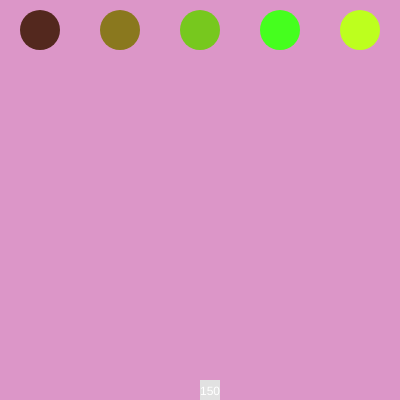
Frame 1 (no input)
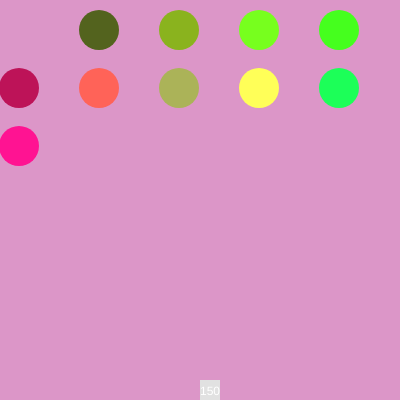
Frame 60 (no input)
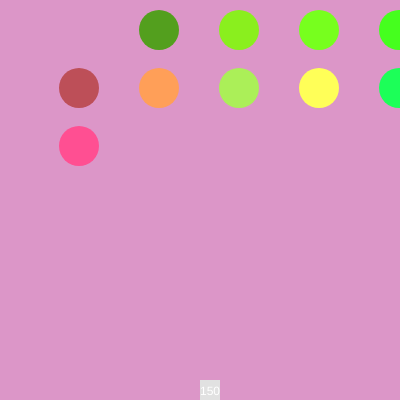
Frame 120 (the mouse pressed at the canvas centre since frame 60)

The p5.js sketch that drew these frames (run headless with seeded random() and noise() and a simulated clock; from frame 60 on, the mouse is pressed at the canvas centre):

// p5.js sketch
// ── sketch.js
// varibles
let ship;
let gun = [];
let flowers = [];
this.ammo = 150;
//let m = millis();
function setup() {
  
  createCanvas(400, 400);
  //creates the players onto the canvas
  ship = new Ship();
  //gun = new bullets(10, 10);
  //draws every flower seperatly
  for (let i = 0; i < 10; i++){
    flowers[i] = new Flower(random(width) && i * 80+ 40, 30, random(height));
  }
  
}

function draw() {
  background(220, 150, 200);
  ship.show();
  ship.move();
  
  
  keyPressed();
  for (let i = 0; i < gun.length; i++){
    //draws and records every indivial bullet
    gun[i].show();
    gun[i].shoot();
    
    
     for (let j = 0; j < flowers.length; j++){
       //checks if the bullets has hit any of the flowers
   if (gun[i].hitz(flowers[j])){
     console.log('boom')
     gun[i].done()
     this.ammo += 0.5
     
   }
  }
  }
  for (let i = 0; i < flowers.length; i++){
    flowers[i].show();
    flowers[i].moveDown();
    flowers[i].gameOver(ship);
  }
  fill(400)
  textSize(12)
  text(ammo, ship.x, 395)
}

for (let i = gun.length-1; i >= 0; i--){
if (gun[i].toDelete){
  gun.splice(i, 1)
}

}
function keyPressed(){   
  //lets player fire the bullets
  if (keyIsDown(UP_ARROW)){
    let shots = new bullets(ship.x + 10, 370);
    if(this.ammo > 0){
    gun.push(shots);
      this.ammo -= 1;
}
  } else if (keyIsDown(DOWN_ARROW)){
    if(this.ammo < 30){
      this.ammo += 0.5
    }

             }
  
}

// ── Flower.js
class Flower{
 // flower varibles
  constructor(x, y, col){
this.x = x;
    this.y = y;
    this.filler = col;
    this.r = 20;
    this.health = this.r;
  }
  
  show(){
    // flower model
    fill(this.filler, this.x, this.y);  
    ellipse(this.x, this.y, this.r*2, this.r*2)
    if(this.x > width){
      this.x -= width;
      this.y += 58;
    console.log(this.r)
    } else if (this.r === 0){
      this.y -= 100;
      this.r = 20;
     
   }
  
  }
  moveDown(){
    // the flower moves down
    this.x++;
  }
  
  fire(){
    
  }
  
  gameOver(that){
    // puts a gameover screen if the flowers get past the player
    if (this.y > that.y){
     this.y = 9000;
      background(400)
      textSize(30);
      fill(300, 0, 0)
      text('Game Over', 125, 200);
    }
  }
}

// ── Ship.js
class Ship{
  constructor(){
    
    
    this.x = width/2;
  }
  
  
  show(){
    noStroke()
    fill(225);
    rect(this.x, height - 20,  20, 20);
    
  }
  
  move(){
   
      
    if (keyIsDown(RIGHT_ARROW) && this.x+20<400){
 this.x++;
      
    } else if (keyIsDown(LEFT_ARROW)&& this.x > 0){
      this.x--;
    }
  }
}


// ── bullets.js
class bullets{
  constructor(x,y){
    this.x = x;
    this.y = y;
    this.r = 1
    this.toDelete = false;
  }
  
  show(){
    // bullet model
    ellipse(this.x, this.y, this.r *2, this.r*2);
  }
  done(){
    // suppose to delete the bullet after it hits the flower, however doesnt work at the moment
    this.toDelete = true;
  }
  shoot(){
    //moves bullets
    this.y -= 4.5;
  }
  
  hitz(flower){
    //checks if flower touches the bullet through checking the radius collision check
    let d = dist(this.x, this.y, flower.x, flower.y);
    // if flower gets hit then it shrinks in size
    if(d < this.r + flower.r && flower.r > 0){
      flower.r-=5;
      return true;
    } else {
      
      return false;
    }
  }

}
